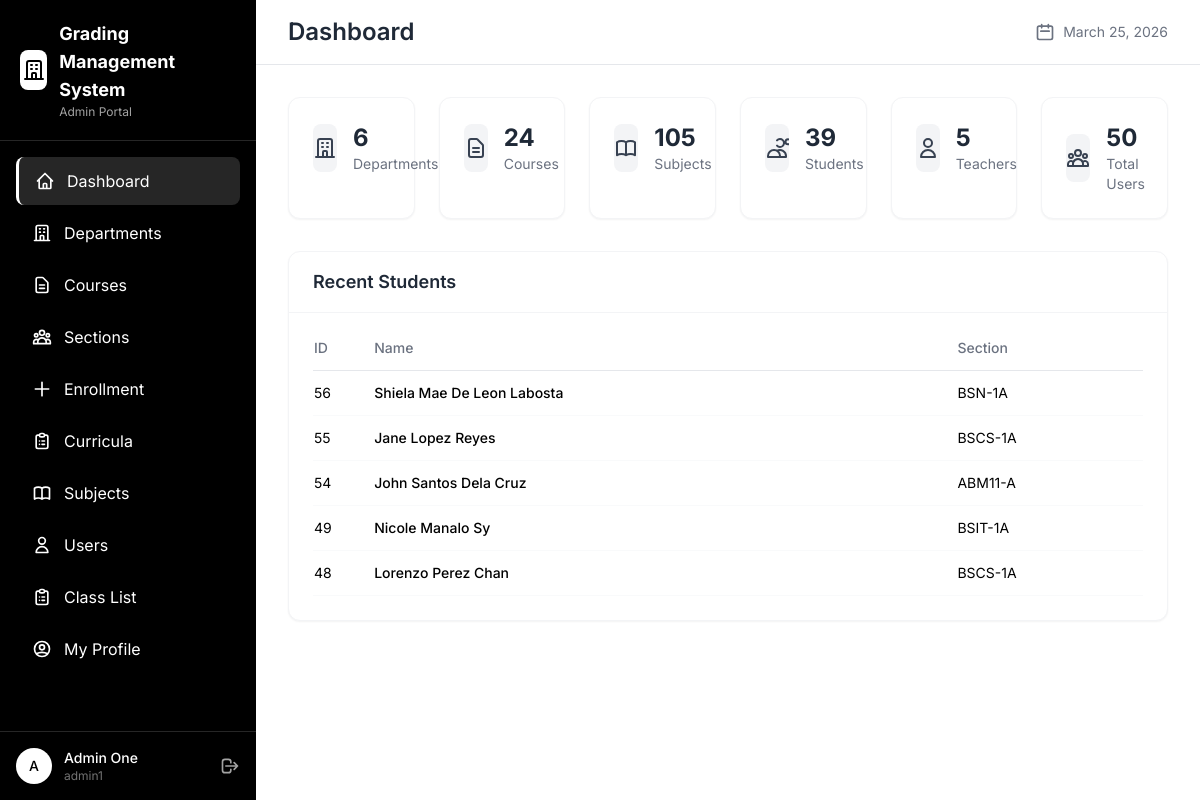
Page /admin/dashboard.php (signed in) on the committed database.
### tables this page shows
CREATE TABLE IF NOT EXISTS `tbl_student` (
  `id` int NOT NULL AUTO_INCREMENT,
  `user_id` int DEFAULT NULL,
  `student_no` varchar(20) DEFAULT NULL,
  `given_name` varchar(100) DEFAULT NULL,
  `middle_name` varchar(100) DEFAULT NULL,
  `last_name` varchar(100) DEFAULT NULL,
  `section_id` int DEFAULT NULL,
  `guardian_name` varchar(200) DEFAULT NULL,
  `guardian_contact` varchar(50) DEFAULT NULL,
  `guardian_email` varchar(100) DEFAULT NULL,
  `suffix` varchar(20) DEFAULT NULL,
  `date_of_birth` date DEFAULT NULL,
  `place_of_birth` varchar(200) DEFAULT NULL,
  `sex` enum('Male','Female') DEFAULT NULL,
  `address` varchar(300) DEFAULT NULL,
  `primary_school` varchar(200) DEFAULT NULL,
  `primary_school_address` varchar(300) DEFAULT NULL,
  `primary_school_year` varchar(20) DEFAULT NULL,
  `intermediate_school` varchar(200) DEFAULT NULL,
  `intermediate_school_address` varchar(300) DEFAULT NULL,
  `intermediate_school_year` varchar(20) DEFAULT NULL,
  `secondary_school` varchar(200) DEFAULT NULL,
  `secondary_school_address` varchar(300) DEFAULT NULL,
  `secondary_school_year` varchar(20) DEFAULT NULL,
  `shs_school` varchar(200) DEFAULT NULL,
  `shs_school_address` varchar(300) DEFAULT NULL,
  `shs_school_year` varchar(20) DEFAULT NULL,
  `shs_strand` varchar(100) DEFAULT NULL,
  PRIMARY KEY (`id`),
  UNIQUE KEY `student_no` (`student_no`),
  KEY `user_id` (`user_id`),
  KEY `section_id` (`section_id`),
  CONSTRAINT `tbl_student_ibfk_1` FOREIGN KEY (`user_id`) REFERENCES `tbl_users` (`id`),
  CONSTRAINT `tbl_student_ibfk_2` FOREIGN KEY (`section_id`) REFERENCES `tbl_section` (`id`)
);

CREATE TABLE IF NOT EXISTS `tbl_section` (
  `id` int NOT NULL AUTO_INCREMENT,
  `section_code` varchar(50) NOT NULL,
  `academic_track_id` int DEFAULT NULL,
  `level_id` int DEFAULT NULL,
  `sy_id` int DEFAULT NULL,
  `adviser_id` int DEFAULT NULL,
  `status` varchar(20) DEFAULT 'active',
  PRIMARY KEY (`id`),
  KEY `academic_track_id` (`academic_track_id`),
  KEY `sy_id` (`sy_id`),
  KEY `adviser_id` (`adviser_id`),
  KEY `level_id` (`level_id`),
  CONSTRAINT `tbl_section_ibfk_1` FOREIGN KEY (`academic_track_id`) REFERENCES `tbl_academic_track` (`id`),
  CONSTRAINT `tbl_section_ibfk_2` FOREIGN KEY (`sy_id`) REFERENCES `tbl_sy` (`id`),
  CONSTRAINT `tbl_section_ibfk_3` FOREIGN KEY (`adviser_id`) REFERENCES `tbl_teacher` (`id`),
  CONSTRAINT `tbl_section_level_fk` FOREIGN KEY (`level_id`) REFERENCES `level` (`id`)
);

### includes/functions.php (called while the page is built, shortened)
<?php
function getCurrentDate() {
    return date('F d, Y');
}
function formatPersonName($row) {
    $parts = [];
    if (!empty($row['given_name'])) $parts[] = $row['given_name'];
    if (!empty($row['middle_name'])) $parts[] = $row['middle_name'];
    if (!empty($row['last_name'])) $parts[] = $row['last_name'];
    if (!empty($parts)) return trim(implode(' ', $parts));
    return '';
}

### config/database.php (called while the page is built, shortened)
<?php
class Database {
    private static $instance = null;
    private $conn;
    private function __construct() {
        try {
            $this->conn = new PDO(
                "mysql:host=" . DB_HOST . ";dbname=" . DB_NAME . ";charset=utf8mb4",
                DB_USER,
                DB_PASS,
                [
                    PDO::ATTR_ERRMODE => PDO::ERRMODE_EXCEPTION,
                    PDO::ATTR_DEFAULT_FETCH_MODE => PDO::FETCH_ASSOC,
                    PDO::ATTR_EMULATE_PREPARES => false
                ]
            );
        } catch (PDOException $e) {
            die("Connection failed: " . $e->getMessage());
        }
    }
    public static function getInstance() {
        if (self::$instance === null) {
            self::$instance = new self();
        }
        return self::$instance;
    }
    public function getConnection() {
        return $this->conn;
    }
}
function db() {
    return Database::getInstance()->getConnection();
}

### admin/dashboard.php (the view, shortened to what this page needs)
<?php
require_once '../config/database.php';
require_once '../includes/functions.php';
$stats = [
    'departments' => db()->query("SELECT COUNT(*) FROM tbl_departments WHERE status = 'active'")->fetchColumn(),
    'courses' => db()->query("SELECT COUNT(*) FROM tbl_academic_track WHERE status = 'active'")->fetchColumn(),
    'subjects' => db()->query("SELECT COUNT(*) FROM tbl_subjects WHERE status = 'active'")->fetchColumn(),
    'students' => db()->query("SELECT COUNT(*) FROM tbl_student")->fetchColumn(),
    'teachers' => db()->query("SELECT COUNT(DISTINCT user_id) FROM tbl_teacher")->fetchColumn(),
    'users' => db()->query("SELECT COUNT(*) FROM tbl_users WHERE status = 'active'")->fetchColumn(),
];
$recentStudents = db()->query("SELECT s.*, sec.section_code FROM tbl_student s
    LEFT JOIN tbl_section sec ON s.section_id = sec.id
    ORDER BY s.id DESC LIMIT 5")->fetchAll();
include '../includes/header.php';
include '../includes/sidebar_admin.php';
?>
<main class="main-content lg:ml-64 min-h-screen">
    <div class="bg-white border-b border-gray-200 px-4 sm:px-8 py-4">
        <div class="flex flex-col sm:flex-row sm:items-center sm:justify-between gap-2">
            <h1 class="text-xl sm:text-2xl font-semibold text-gray-800">Dashboard</h1>
            <div class="flex items-center gap-2 text-gray-500 text-sm">
                <svg class="w-5 h-5 hidden sm:block" fill="none" stroke="currentColor" viewBox="0 0 24 24">
                    <path stroke-linecap="round" stroke-linejoin="round" stroke-width="2" d="M8 7V3m8 4V3m-9 8h10M5 21h14a2 2 0 002-2V7a2 2 0 00-2-2H5a2 2 0 00-2 2v12a2 2 0 002 2z"></path>
                </svg>
                <span><?= getCurrentDate() ?></span>
            </div>
        </div>
    </div>
    <div class="p-4 sm:p-8">
        <div class="grid grid-cols-2 sm:grid-cols-3 lg:grid-cols-6 gap-4 sm:gap-6 mb-8">
            <div class="bg-white rounded-xl shadow-sm p-6 border border-gray-100">
                <div class="flex items-center gap-4">
                    <div class="w-12 h-12 bg-gray-100 rounded-lg flex items-center justify-center">
                        <svg class="w-6 h-6 text-gray-700" fill="none" stroke="currentColor" viewBox="0 0 24 24">
                            <path stroke-linecap="round" stroke-linejoin="round" stroke-width="2" d="M19 21V5a2 2 0 00-2-2H7a2 2 0 00-2 2v16m14 0h2m-2 0h-5m-9 0H3m2 0h5M9 7h1m-1 4h1m4-4h1m-1 4h1m-5 10v-5a1 1 0 011-1h2a1 1 0 011 1v5m-4 0h4"></path>
                        </svg>
                    </div>
                    <div>
                        <p class="text-2xl font-bold text-gray-800"><?= $stats['departments'] ?></p>
                        <p class="text-sm text-gray-500">Departments</p>
                    </div>
                </div>
            </div>
            <div class="bg-white rounded-xl shadow-sm p-6 border border-gray-100">
                <div class="flex items-center gap-4">
                    <div class="w-12 h-12 bg-gray-100 rounded-lg flex items-center justify-center">
                        <svg class="w-6 h-6 text-gray-700" fill="none" stroke="currentColor" viewBox="0 0 24 24">
                            <path stroke-linecap="round" stroke-linejoin="round" stroke-width="2" d="M9 12h6m-6 4h6m2 5H7a2 2 0 01-2-2V5a2 2 0 012-2h5.586a1 1 0 01.707.293l5.414 5.414a1 1 0 01.293.707V19a2 2 0 01-2 2z"></path>
                        </svg>
                    </div>
                    <div>
                        <p class="text-2xl font-bold text-gray-800"><?= $stats['courses'] ?></p>
                        <p class="text-sm text-gray-500">Courses</p>
                    </div>
                </div>
            </div>
            <div class="bg-white rounded-xl shadow-sm p-6 border border-gray-100">
                <div class="flex items-center gap-4">
                    <div class="w-12 h-12 bg-gray-100 rounded-lg flex items-center justify-center">
                    </div>
                    <div>
                        <p class="text-2xl font-bold text-gray-800"><?= $stats['subjects'] ?></p>
                        <p class="text-sm text-gray-500">Subjects</p>
                    </div>
                </div>
            </div>
            <div class="bg-white rounded-xl shadow-sm p-6 border border-gray-100">
                <div class="flex items-center gap-4">
                    <div class="w-12 h-12 bg-gray-100 rounded-lg flex items-center justify-center">
                        <svg class="w-6 h-6 text-gray-700" fill="none" stroke="currentColor" viewBox="0 0 24 24">
                            <path stroke-linecap="round" stroke-linejoin="round" stroke-width="2" d="M12 4.354a4 4 0 110 5.292M15 21H3v-1a6 6 0 0112 0v1zm0 0h6v-1a6 6 0 00-9-5.197m13.5-9a2.5 2.5 0 11-5 0 2.5 2.5 0 015 0z"></path>
                        </svg>
                    </div>
                    <div>
                        <p class="text-2xl font-bold text-gray-800"><?= $stats['students'] ?></p>
                        <p class="text-sm text-gray-500">Students</p>
                    </div>
                </div>
            </div>
            <div class="bg-white rounded-xl shadow-sm p-6 border border-gray-100">
                <div class="flex items-center gap-4">
                    <div class="w-12 h-12 bg-gray-100 rounded-lg flex items-center justify-center">
                        <svg class="w-6 h-6 text-gray-700" fill="none" stroke="currentColor" viewBox="0 0 24 24">
                            <path stroke-linecap="round" stroke-linejoin="round" stroke-width="2" d="M16 7a4 4 0 11-8 0 4 4 0 018 0zM12 14a7 7 0 00-7 7h14a7 7 0 00-7-7z"></path>
                        </svg>
                    </div>
                    <div>
                        <p class="text-2xl font-bold text-gray-800"><?= $stats['teachers'] ?></p>
                        <p class="text-sm text-gray-500">Teachers</p>
                    </div>
                </div>
            </div>
            <div class="bg-white rounded-xl shadow-sm p-6 border border-gray-100">
                <div class="flex items-center gap-4">
                    <div class="w-12 h-12 bg-gray-100 rounded-lg flex items-center justify-center">
                    </div>
                    <div>
                        <p class="text-2xl font-bold text-gray-800"><?= $stats['users'] ?></p>
                        <p class="text-sm text-gray-500">Total Users</p>
                    </div>
                </div>
            </div>
        </div>
        <div class="bg-white rounded-xl shadow-sm border border-gray-100">
            <div class="px-4 sm:px-6 py-4 border-b border-gray-100">
                <h2 class="text-lg font-semibold text-gray-800">Recent Students</h2>
            </div>
            <div class="p-4 sm:p-6 overflow-x-auto">
                <table class="w-full min-w-[400px]">
                    <thead>
                        <tr class="text-left text-sm text-gray-500 border-b">
                            <th class="pb-3 font-medium">ID</th>
                            <th class="pb-3 font-medium">Name</th>
                            <th class="pb-3 font-medium">Section</th>
                        </tr>
                    </thead>
                    <tbody>
                        <?php foreach ($recentStudents as $student): ?>
                        <tr class="border-b border-gray-50">
                            <td class="py-3 text-sm"><?= $student['id'] ?></td>
                            <td class="py-3 text-sm font-medium"><?= htmlspecialchars(formatPersonName($student)) ?></td>
                            <td class="py-3 text-sm"><?= htmlspecialchars($student['section_code'] ?? 'N/A') ?></td>
                        </tr>
                        <?php endforeach; ?>
                    </tbody>
                </table>
            </div>
        </div>
    </div>
</main>
<?php include '../includes/footer.php'; ?>

### includes/header.php (style rules this page uses)
body { font-family: 'Inter', sans-serif; }

### rows in the picture
tbl_student: id "56", student "Shiela Mae De Leon Labosta", section.section_code "BSN-1A"
tbl_student: id "55", student "Jane Lopez Reyes", section.section_code "BSCS-1A"
tbl_student: id "54", student "John Santos Dela Cruz", section.section_code "ABM11-A"
tbl_student: id "49", student "Nicole Manalo Sy", section.section_code "BSIT-1A"
tbl_student: id "48", student "Lorenzo Perez Chan", section.section_code "BSCS-1A"

### other values in the picture
substr($currentUser['name'] ?? 'A', 0, 1) "A"
$currentUser['name'] "Admin One"
$currentUser['username'] "admin1"
getCurrentDate() "March 25, 2026"
$stats['departments'] "6"
$stats['courses'] "24"
$stats['subjects'] "105"
$stats['students'] "39"
$stats['teachers'] "5"
$stats['users'] "50"
